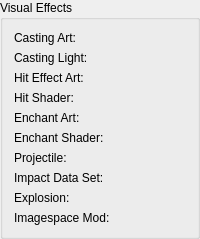
      <widget class="QGroupBox" name="vfxGroupbox">
       <property name="title">
        <string>Visual Effects</string>
       </property>
       <layout class="QGridLayout" name="gridLayout_7">
        <item row="2" column="1">
         <widget class="DKFormPicker" name="hitEffectArt">
          <property name="whatsThis">
           <string>The art object attached to the target on impact.</string>
          </property>
         </widget>
        </item>
        <item row="6" column="0">
         <widget class="QLabel" name="label_34">
          <property name="text">
           <string>Projectile:</string>
          </property>
          <property name="buddy">
           <cstring>projectile</cstring>
          </property>
         </widget>
        </item>
        <item row="7" column="0">
         <widget class="QLabel" name="label_35">
          <property name="text">
           <string>Impact Data Set:</string>
          </property>
          <property name="buddy">
           <cstring>impactDataSet</cstring>
          </property>
         </widget>
        </item>
        <item row="0" column="0">
         <widget class="QLabel" name="label_21">
          <property name="text">
           <string>Casting Art:</string>
          </property>
          <property name="buddy">
           <cstring>castingArt</cstring>
          </property>
         </widget>
        </item>
        <item row="2" column="0">
         <widget class="QLabel" name="label_23">
          <property name="text">
           <string>Hit Effect Art:</string>
          </property>
          <property name="buddy">
           <cstring>hitEffectArt</cstring>
          </property>
         </widget>
        </item>
        <item row="1" column="0">
         <widget class="QLabel" name="label_22">
          <property name="text">
           <string>Casting Light:</string>
          </property>
          <property name="buddy">
           <cstring>castingLight</cstring>
          </property>
         </widget>
        </item>
        <item row="4" column="0">
         <widget class="QLabel" name="label_32">
          <property name="text">
           <string>Enchant Art:</string>
          </property>
          <property name="buddy">
           <cstring>enchantArt</cstring>
          </property>
         </widget>
        </item>
        <item row="1" column="1">
         <widget class="DKFormPicker" name="castingLight">
          <property name="whatsThis">
           <string>The light attached to an actor's hands while preparing to cast this effect.</string>
          </property>
         </widget>
        </item>
        <item row="0" column="1">
         <widget class="DKFormPicker" name="castingArt">
          <property name="whatsThis">
           <string>The art object attached to an actor's hands while preparing to cast this effect.</string>
          </property>
         </widget>
        </item>
        <item row="8" column="0">
         <widget class="QLabel" name="label_36">
          <property name="text">
           <string>Explosion:</string>
          </property>
          <property name="buddy">
           <cstring>explosion</cstring>
          </property>
         </widget>
        </item>
        <item row="3" column="0">
         <widget class="QLabel" name="label_24">
          <property name="text">
           <string>Hit Shader:</string>
          </property>
          <property name="buddy">
           <cstring>hitShader</cstring>
          </property>
         </widget>
        </item>
        <item row="3" column="1">
         <widget class="DKFormPicker" name="hitShader">
          <property name="whatsThis">
           <string>The EffectShader applied to the target on impact.</string>
          </property>
         </widget>
        </item>
        <item row="5" column="0">
         <widget class="QLabel" name="label_33">
          <property name="text">
           <string>Enchant Shader:</string>
          </property>
          <property name="buddy">
           <cstring>enchantShader</cstring>
          </property>
         </widget>
        </item>
        <item row="9" column="0">
         <widget class="QLabel" name="label_37">
          <property name="text">
           <string>Imagespace Mod:</string>
          </property>
          <property name="buddy">
           <cstring>imagespaceModifier</cstring>
          </property>
         </widget>
        </item>
        <item row="4" column="1">
         <widget class="DKFormPicker" name="enchantArt">
          <property name="whatsThis">
           <string>For enchantments only, this is the art object attached to the enchanted item.</string>
          </property>
         </widget>
        </item>
        <item row="5" column="1">
         <widget class="DKFormPicker" name="enchantShader">
          <property name="whatsThis">
           <string>For enchantments only, this is the EffectShader applied to the enchanted item.</string>
          </property>
         </widget>
        </item>
        <item row="6" column="1">
         <widget class="DKFormPicker" name="projectile">
          <property name="whatsThis">
           <string>The projectile fired by the effect. If multiple effects are attached to a single spell, only the projectile of the highest-cost effect will be drawn.</string>
          </property>
         </widget>
        </item>
        <item row="7" column="1">
         <widget class="DKFormPicker" name="impactDataSet">
          <property name="whatsThis">
           <string>When the projectile hits an object, the impact data set is used to determine which decals, if any, are applied.</string>
          </property>
         </widget>
        </item>
        <item row="8" column="1">
         <widget class="DKFormPicker" name="explosion">
          <property name="whatsThis">
           <string>The explosion object created when the projectile hits an object.</string>
          </property>
         </widget>
        </item>
        <item row="9" column="1">
         <widget class="DKFormPicker" name="imagespaceModifier">
          <property name="whatsThis">
           <string>The imagespace caused by the effect when it is triggered.</string>
          </property>
         </widget>
        </item>
       </layout>
      </widget>
